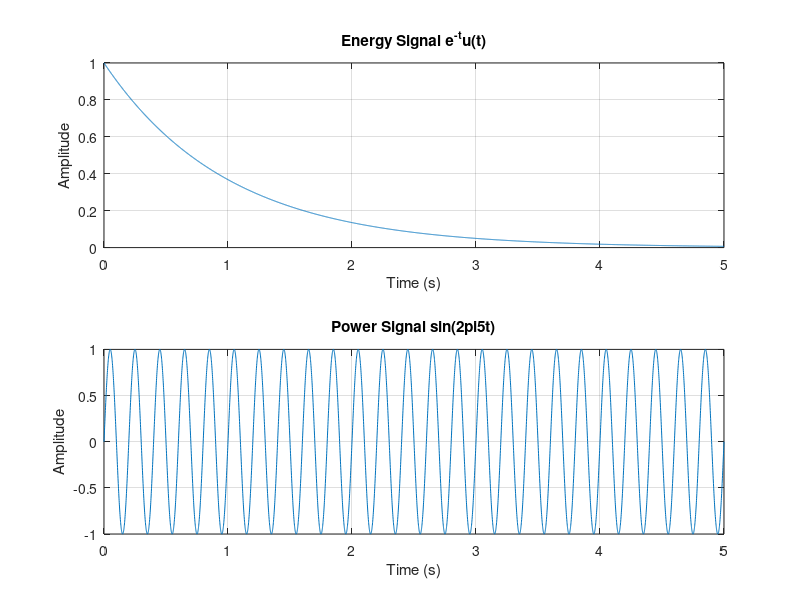

Source code (MATLAB):
clc; clear; close all; 
dt = 0.001;
t = 0:dt:5;
xE = exp(-t); 
xP = sin(2*pi*5*t); 
E_num = trapz(t,abs(xE).^2); 
T0 = 1/5; 
idx = t <= 2;
P_num = (1/(t(find(idx,1,'last'))-t(1))) *  trapz(t(idx),abs(xP(idx)).^2);
    figure;
subplot(2,1,1); 
plot(t,xE); grid on; 
title('Energy Signal e^{-t}u(t)');
xlabel('Time (s)');
ylabel('Amplitude');
subplot(2,1,2);
plot(t,xP); grid on;
title('Power Signal sin(2pi5t)');
xlabel('Time (s)'); ylabel('Amplitude');
fprintf('Numerical energy = %g\n',E_num); 
fprintf('Numerical average power = %g\n',P_num);
